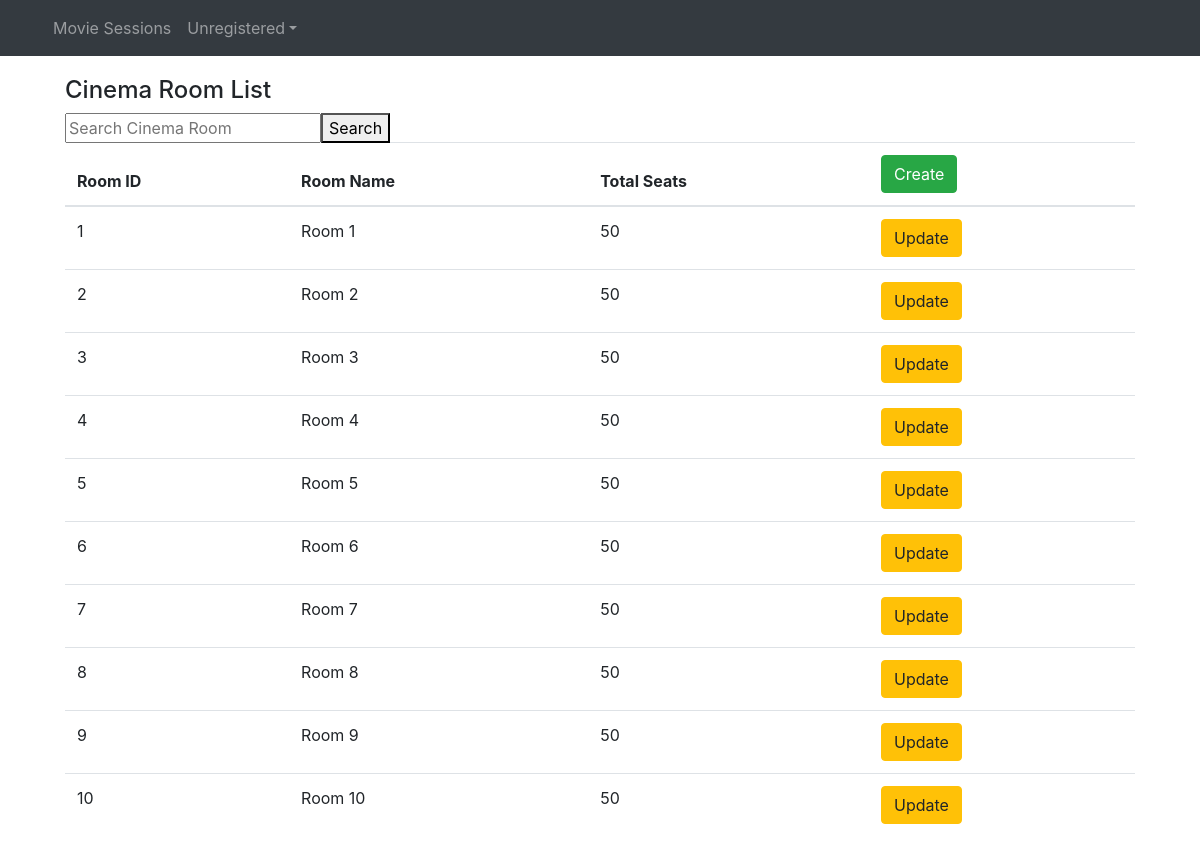
Page /cinema_room_list/ on the committed database.
### main/models.py (models this page shows, shortened)
class CinemaRoom(models.Model):
    room_id = models.AutoField(primary_key=True, auto_created=True, null=False)
    room_name = models.CharField(max_length=20, default="Room 1")
    total_seat = models.IntegerField(default=100)

### manager/views.py (the view)
# urls.py: path('cinema_room_list/', views.cinema_room_list, name='cinema_room_list'),
def cinema_room_list(request):
    query = request.GET.get('q')
    if query:
        cinema_rooms = CinemaRoom.objects.filter(room_name__icontains=query)
    else:
        cinema_rooms = CinemaRoom.objects.all()
    return render(request, 'cinema_room_list.html', {'cinema_rooms': cinema_rooms})

### manager/context_processors.py (called while the page is built)
def view_username(request):
    if request.user.is_authenticated:
        username = request.user.username
    else:
        username = "Unregistered"
    return {'current_user': username}

### manager/templates/cinema_room_list.html
{% extends "base.html" %}
{% block content %}
<div class="card-body">
    <h4>Cinema Room List</h4>
    <table class="table">
        <thead>
            <tr>
                <form method="get">
                    <input type="text" name="q" placeholder="Search Cinema Room" value="{{ query }}">
                    <button type="submit">Search</button>
                </form>
            </tr>
            <tr>
				<th scope="col">Room ID</th>
                <th scope="col">Room Name</th>
                <th scope="col">Total Seats</th>
                <th scope="col"><a type="button" class="btn btn-success" href="{%url 'cinema_room_create' %}">Create</a></th>
            </tr>
        </thead>
        <tbody>
            {% for cinema_room in cinema_rooms %}
            <tr>
                <td>{{ cinema_room.room_id }}</td>
                <td>{{ cinema_room.room_name }}</td>
                <td>{{ cinema_room.total_seat}}</td>
                <td><a type="button" class="btn btn-warning" href="/cinema_room_update/{{ cinema_room.room_id }}">Update</a>
                </td>
            </tr>
            {% endfor %}
        </tbody>
    </table>
</div>
{% endblock %}

### rows in the picture
CinemaRoom: room_id "1", room_name "Room 1", total_seat "50"
CinemaRoom: room_id "2", room_name "Room 2", total_seat "50"
CinemaRoom: room_id "3", room_name "Room 3", total_seat "50"
CinemaRoom: room_id "4", room_name "Room 4", total_seat "50"
CinemaRoom: room_id "5", room_name "Room 5", total_seat "50"
CinemaRoom: room_id "6", room_name "Room 6", total_seat "50"
CinemaRoom: room_id "7", room_name "Room 7", total_seat "50"
CinemaRoom: room_id "8", room_name "Room 8", total_seat "50"
CinemaRoom: room_id "9", room_name "Room 9", total_seat "50"
CinemaRoom: room_id "10", room_name "Room 10", total_seat "50"

### other values in the picture
{{ current_user }} "Unregistered"
